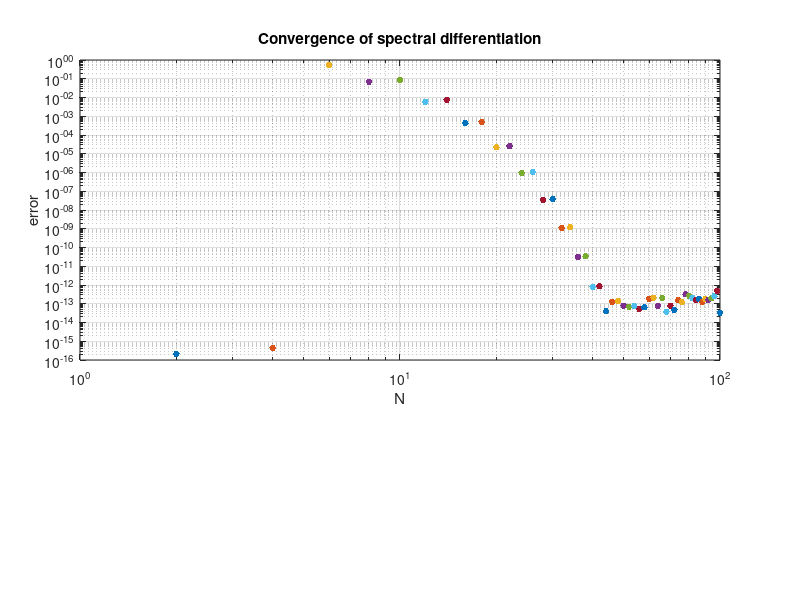

Write the MATLAB code that produced this figure.
% This is a modified version of p2.m to take u(x) = exp(sin(x).^2)

% For various N (even), set up grid as before:
  clf, subplot('position',[.1 .4 .8 .5])
  for N = 2:2:100;
    h = 2*pi/N;
    x = -pi + (1:N)'*h;
    u = exp(sin(x).^2); uprime = 2*sin(x).*cos(x).*u;

    % Construct spectral differentiation matrix:
    column = [0 .5*(-1).^(1:N-1).*cot((1:N-1)*h/2)];
    D = toeplitz(column,column([1 N:-1:2]));

    % Plot max(abs(D*u-uprime)):
    error = norm(D*u-uprime,inf);
    loglog(N,error,'.','markersize',15), hold on
  end
  grid on, xlabel N, ylabel error
  title('Convergence of spectral differentiation')
  saveas(gcf,'p2a','epsc')
